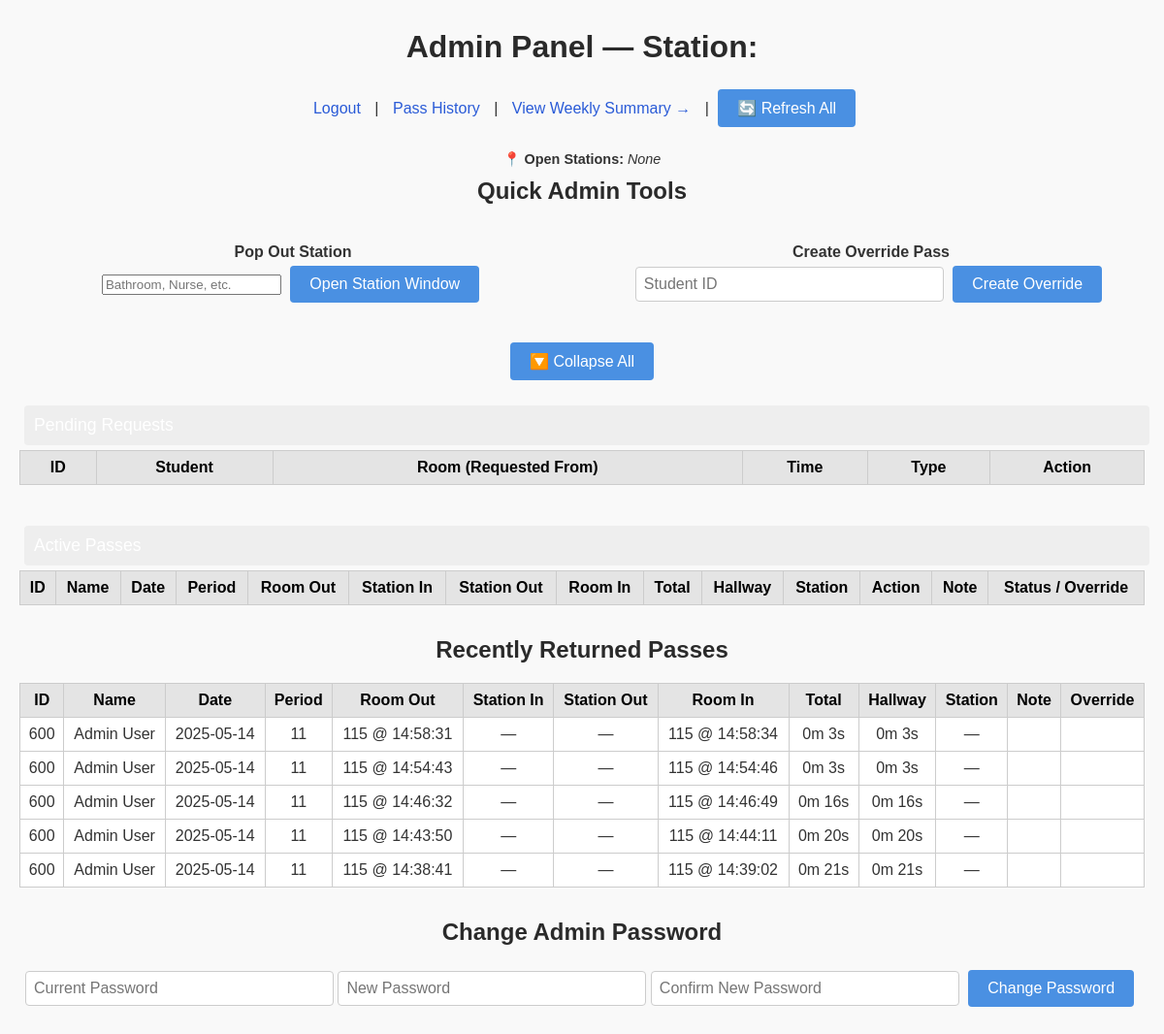
/admin (signed in), run on the app's committed database.
### src/models.py (models this page shows)
class Student(db.Model):
    __tablename__ = 'students'
    id       = db.Column(db.String, primary_key=True)           # ⬅ ID as string
    name     = db.Column(db.String(100), nullable=False)
    schedule = db.Column(db.JSON, nullable=True)                # ⬅ Schedule JSON
    passes = db.relationship('Pass', backref='student', lazy=True)
    audits = db.relationship('AuditLog', backref='student', lazy=True)

class Pass(db.Model):
    __tablename__ = 'passes'
    id               = db.Column(db.Integer, primary_key=True)
    student_id       = db.Column(db.String, db.ForeignKey('students.id'), nullable=False)
    date             = db.Column(db.Date, default=datetime.utcnow)
    period           = db.Column(db.String(10))
    checkout_time    = db.Column(db.Time)
    checkin_time     = db.Column(db.Time)
    station           = db.Column(db.String(50), nullable=True)  # (intentional typo kept)
    total_pass_time  = db.Column(db.Integer)
    note             = db.Column(db.Text)
    is_override      = db.Column(db.Boolean, default=False)
    status           = db.Column(db.String, default="pending")

### src/routes/admin.py (the view, shortened to what this page needs)
@admin_bp.route('/admin')
def admin_view():
    if not session.get('logged_in'):
        return redirect(url_for('auth.admin_login'))
    open_passes = Pass.query.filter(
        Pass.status.in_([STATUS_ACTIVE, STATUS_PENDING_START, STATUS_PENDING_RETURN]),
        Pass.checkin_time == None
    ).all()
    pending_starts = []
    pending_returns = []
    active = []
    recent_returns = Pass.query.filter(Pass.status == STATUS_RETURNED)\
        .order_by(Pass.date.desc(), Pass.checkout_time.desc())\
        .limit(5).all()
    recent_returns_data = []
    for p in recent_returns:
        logs = sorted(p.logs, key=lambda l: l.timestamp)
        station_in = next((l for l in logs if l.event_type == "in"), None)
        station_out = next((l for l in logs if l.event_type == "out"), None)
        station_time = (station_out.timestamp - station_in.timestamp).total_seconds() if station_in and station_out else 0
        total_time = (datetime.combine(p.date, p.checkin_time) - datetime.combine(p.date, p.checkout_time)).total_seconds() if p.checkin_time and p.checkout_time else 0
        hallway_time = total_time - station_time if station_time else total_time
        recent_returns_data.append({
            "id": p.student.id,
            "student_name": p.student.name,
            "date": p.date.strftime('%Y-%m-%d'),
            "period": p.period,
            "room_out": f"{p.station} @ {p.checkout_time.strftime('%H:%M:%S')}" if p.checkout_time else "—",
            "station_in": f"{station_in.station} @ {station_in.timestamp.strftime('%H:%M:%S')}" if station_in else "—",
            "station_out": f"{station_out.station} @ {station_out.timestamp.strftime('%H:%M:%S')}" if station_out else "—",
            "room_in": f"{p.station} @ {p.checkin_time.strftime('%H:%M:%S')}" if p.checkin_time else "—",
            "elapsed": f"{int(total_time//60)}m {int(total_time%60)}s" if total_time else "—",
            "hallway_time": f"{int(hallway_time//60)}m {int(hallway_time%60)}s" if hallway_time else "—",
            "station_time": f"{int(station_time//60)}m {int(station_time%60)}s" if station_time else "—",
            "note": p.note or "",
            "override": "✔️" if p.is_override else ""
        })
    active_rooms = get_active_rooms()
    return render_template(
        "admin.html",
        pending_starts=pending_starts,
        pending_returns=pending_returns,
        active=active,
        recent_returns=recent_returns_data,
        active_rooms=active_rooms,
        admin_station=session.get("station_id", "")
    )

### src/routes/auth.py (called while the page is built)
@auth_bp.before_app_request
def enforce_session_timeout():
    session.permanent = True
    current_app.permanent_session_lifetime = timedelta(
        minutes=SESSION_TIMEOUT_MIN
    )

### src/utils.py (called while the page is built)
def get_active_rooms():
    try:
        with open(ACTIVE_ROOMS_FILE) as f:
            return set(json.load(f))
    except:
        return set()

### templates/admin.html (shortened to what this page needs)
<!DOCTYPE html>
<html lang="en">
<head>
  <link rel="stylesheet" href="{{ url_for('static', filename='css/style.css') }}">
</head>
<body>
  <h1>Admin Panel — Station: {{ admin_station }}</h1>
  <nav>
    <a href="{{ url_for('auth.admin_logout') }}">Logout</a> |
    <a href="{{ url_for('admin.admin_pass_history') }}">Pass History</a> |
    <a href="{{ url_for('admin.admin_weekly_summary') }}">View Weekly Summary →</a> |
    <button onclick="location.reload()">🔄 Refresh All</button>
  </nav>
  <small style="display:block; margin-top: 5px; font-size: 0.9em;">
    📍 <strong>Open Stations:</strong>
    {% for r in active_rooms %}
      <code>{{ r }}</code>{% if not loop.last %}, {% endif %}
    {% else %}
      <em>None</em>
    {% endfor %}
  </small>
<h2>Quick Admin Tools</h2>
<div style="display: flex; gap: 2em; align-items: flex-end; flex-wrap: wrap;">
  <form id="station-popout-form" onsubmit="openStationView(event)" style="flex: 1; min-width: 260px;">
    <label><strong>Pop Out Station</strong></label><br>
    <input list="stations" id="station-selector" placeholder="Bathroom, Nurse, etc." required>
    <button type="submit">Open Station Window</button>
  </form>
  <form id="create-pass-form" style="flex: 1; min-width: 260px;">
    <label><strong>Create Override Pass</strong></label><br>
    <input type="text" id="student_id" placeholder="Student ID" required>
    <button type="submit">Create Override</button>
  </form>
</div>
  <button id="toggle-all" style="margin: 1em 0;">🔽 Collapse All</button>
<button class="collapsible">Pending Requests</button>
    <div class="content">
    <table>
      <thead>
        <tr>
          <th>ID</th>
          <th>Student</th>
          <th>Room (Requested From)</th>
          <th>Time</th>
          <th>Type</th>
          <th>Action</th>
        </tr>
      </thead>
    </table>
</div>
<button class="collapsible">Active Passes</button>
<div class="content">
  <table>
    <thead>
      <tr>
        <th>ID</th>
        <th>Name</th>
        <th>Date</th>
        <th>Period</th>
        <th>Room Out</th>
        <th>Station In</th>
        <th>Station Out</th>
        <th>Room In</th>
        <th>Total</th>
        <th>Hallway</th>
        <th>Station</th>
        <th>Action</th>
        <th>Note</th>
        <th>Status / Override</th>
      </tr>
    </thead>
  </table>
</div>
  <h2>Recently Returned Passes</h2>
  <table>
    <thead>
      <tr>
        <th>ID</th>
        <th>Name</th>
        <th>Date</th>
        <th>Period</th>
        <th>Room Out</th>
        <th>Station In</th>
        <th>Station Out</th>
        <th>Room In</th>
        <th>Total</th>
        <th>Hallway</th>
        <th>Station</th>
        <th>Note</th>
        <th>Override</th>
      </tr>
    </thead>
    <tbody>
      {% for p in recent_returns %}
      <tr>
        <td>{{ p.id }}</td>
        <td>{{ p.student_name }}</td>
        <td>{{ p.date }}</td>
        <td>{{ p.period }}</td>
        <td>{{ p.room_out }}</td>
        <td>{{ p.station_in }}</td>
        <td>{{ p.station_out }}</td>
        <td>{{ p.room_in }}</td>
        <td>{{ p.elapsed }}</td>
        <td>{{ p.hallway_time }}</td>
        <td>{{ p.station_time }}</td>
        <td>{{ p.note }}</td>
        <td>{{ p.override }}</td>
      </tr>
      {% endfor %}
    </tbody>
  </table>
  <h2>Change Admin Password</h2>
  <form id="change-password-form">
    <input type="password" id="current_pass" placeholder="Current Password" required>
    <input type="password" id="new_pass" placeholder="New Password" required>
    <input type="password" id="confirm_pass" placeholder="Confirm New Password" required>
    <button type="submit">Change Password</button>
  </form>
</body>
</html>

### static/css/style.css (style rules this page uses)
body { font-family: Arial, sans-serif; margin: 0; padding: 20px; background: #f9f9f9; color: #333; text-align: center; }
h1, h2 { margin-top: 10px; margin-bottom: 20px; color: #2a2a2a; }
a { color: #2a5bd7; text-decoration: none; margin: 0 10px; }
nav { margin-bottom: 20px; }
button { padding: 10px 20px; font-size: 1em; border: none; background-color: #4a90e2; color: white; border-radius: 4px; cursor: pointer; margin: 5px; }
input[type="text"], input[type="password"], input[type="file"] { padding: 8px; margin: 5px 0; border: 1px solid #ccc; border-radius: 4px; font-size: 1em; width: 100%; max-width: 300px; }
form { margin: 20px 0; }
table { margin: auto; border-collapse: collapse; width: 95%; background: #fff; }
th, td { border: 1px solid #ccc; padding: 10px; text-align: center; vertical-align: middle; }
th { background: #e4e4e4; }

### templates/admin.html (style rules this page uses)
th { background-color: #e4e4e4 !important; color: #000 !important; }
table { width: 100%; margin-bottom: 2em; border-collapse: collapse; }
th, td { padding: .5em; border: 1px solid #ccc; text-align: center; }
.collapsible { background: #eee; cursor: pointer; padding: 10px; text-align: left; width: 100%; border: none; font-size: 1.1em; margin-top: 10px; }
.content { display: block; }

### data on the page
Student: id "600" "600" "600" "600" "600", student_name "Admin User" "Admin User" "Admin User" "Admin User" "Admin User"
Pass: period "11"
Pass: period "11"
Pass: period "11"
Pass: period "11"
Pass: period "11"

### other printed values
{{ p.date }} "2025-05-14" "2025-05-14" "2025-05-14" "2025-05-14" "2025-05-14"
{{ p.room_out }} "115 @ 14:58:31" "115 @ 14:54:43" "115 @ 14:46:32" "115 @ 14:43:50" "115 @ 14:38:41"
{{ p.station_in }} "—" "—" "—" "—" "—"
{{ p.station_out }} "—" "—" "—" "—" "—"
{{ p.room_in }} "115 @ 14:58:34" "115 @ 14:54:46" "115 @ 14:46:49" "115 @ 14:44:11" "115 @ 14:39:02"
{{ p.elapsed }} "0m 3s" "0m 3s" "0m 16s" "0m 20s" "0m 21s"
{{ p.hallway_time }} "0m 3s" "0m 3s" "0m 16s" "0m 20s" "0m 21s"
{{ p.station_time }} "—" "—" "—" "—" "—"
